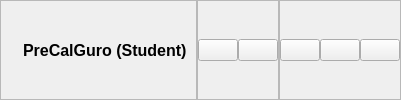
        <widget class="QWidget" name="headerContainer" native="true">
         <layout class="QHBoxLayout" name="horizontalLayout_15">
          <property name="spacing">
           <number>0</number>
          </property>
          <property name="leftMargin">
           <number>0</number>
          </property>
          <property name="topMargin">
           <number>0</number>
          </property>
          <property name="rightMargin">
           <number>0</number>
          </property>
          <property name="bottomMargin">
           <number>0</number>
          </property>
          <item>
           <widget class="QFrame" name="frame_159">
            <property name="frameShape">
             <enum>QFrame::StyledPanel</enum>
            </property>
            <property name="frameShadow">
             <enum>QFrame::Raised</enum>
            </property>
            <layout class="QHBoxLayout" name="horizontalLayout_17">
             <property name="spacing">
              <number>6</number>
             </property>
             <property name="leftMargin">
              <number>9</number>
             </property>
             <property name="topMargin">
              <number>9</number>
             </property>
             <property name="rightMargin">
              <number>9</number>
             </property>
             <property name="bottomMargin">
              <number>9</number>
             </property>
             <item>
              <widget class="QLabel" name="label_74">
               <property name="maximumSize">
                <size>
                 <width>30</width>
                 <height>30</height>
                </size>
               </property>
               <property name="text">
                <string/>
               </property>
               <property name="pixmap">
                <pixmap resource="res.qrc">:/images/logo.png</pixmap>
               </property>
               <property name="scaledContents">
                <bool>true</bool>
               </property>
              </widget>
             </item>
             <item>
              <widget class="QLabel" name="label_75">
               <property name="font">
                <font>
                 <family>MS Sans Serif</family>
                 <pointsize>12</pointsize>
                 <weight>75</weight>
                 <bold>true</bold>
                </font>
               </property>
               <property name="text">
                <string>PreCalGuro (Student)</string>
               </property>
              </widget>
             </item>
            </layout>
           </widget>
          </item>
          <item alignment="Qt::AlignHCenter">
           <widget class="QFrame" name="frame_160">
            <property name="frameShape">
             <enum>QFrame::StyledPanel</enum>
            </property>
            <property name="frameShadow">
             <enum>QFrame::Raised</enum>
            </property>
            <layout class="QHBoxLayout" name="horizontalLayout_20">
             <property name="spacing">
              <number>0</number>
             </property>
             <property name="leftMargin">
              <number>0</number>
             </property>
             <property name="topMargin">
              <number>0</number>
             </property>
             <property name="rightMargin">
              <number>0</number>
             </property>
             <property name="bottomMargin">
              <number>0</number>
             </property>
             <item>
              <widget class="QPushButton" name="notification_pushButton">
               <property name="styleSheet">
                <string notr="true">#notification_pushButton:hover{
	background-color: rgb(145, 173, 179);
	border-radius: 5px
}
#notification_pushButton:pressed{
	background-color: rgb(78, 93, 100);
}</string>
               </property>
               <property name="text">
                <string/>
               </property>
               <property name="icon">
                <iconset resource="res.qrc">
                 <normaloff>:/icons/icons/smile.svg</normaloff>:/icons/icons/smile.svg</iconset>
               </property>
               <property name="iconSize">
                <size>
                 <width>30</width>
                 <height>30</height>
                </size>
               </property>
              </widget>
             </item>
             <item>
              <widget class="QPushButton" name="profileMenu_pushButton">
               <property name="toolTip">
                <string>Profile</string>
               </property>
               <property name="styleSheet">
                <string notr="true">#profileMenu_pushButton:hover{
	background-color: rgb(145, 173, 179);
	border-radius: 5px
}
#profileMenu_pushButton:pressed{
	background-color: rgb(78, 93, 100);
}</string>
               </property>
               <property name="text">
                <string/>
               </property>
               <property name="icon">
                <iconset resource="res.qrc">
                 <normaloff>:/icons/icons/user.svg</normaloff>:/icons/icons/user.svg</iconset>
               </property>
               <property name="iconSize">
                <size>
                 <width>30</width>
                 <height>30</height>
                </size>
               </property>
              </widget>
             </item>
            </layout>
           </widget>
          </item>
          <item alignment="Qt::AlignRight">
           <widget class="QFrame" name="frame_161">
            <property name="frameShape">
             <enum>QFrame::StyledPanel</enum>
            </property>
            <property name="frameShadow">
             <enum>QFrame::Raised</enum>
            </property>
            <layout class="QHBoxLayout" name="horizontalLayout_21">
             <property name="spacing">
              <number>0</number>
             </property>
             <property name="leftMargin">
              <number>0</number>
             </property>
             <property name="topMargin">
              <number>0</number>
             </property>
             <property name="rightMargin">
              <number>0</number>
             </property>
             <property name="bottomMargin">
              <number>0</number>
             </property>
             <item>
              <widget class="QPushButton" name="minimizeBtn">
               <property name="toolTip">
                <string>Restore Window</string>
               </property>
               <property name="text">
                <string/>
               </property>
               <property name="icon">
                <iconset resource="res.qrc">
                 <normaloff>:/icons/icons/minus.svg</normaloff>:/icons/icons/minus.svg</iconset>
               </property>
              </widget>
             </item>
             <item>
              <widget class="QPushButton" name="restoreBtn">
               <property name="text">
                <string/>
               </property>
               <property name="icon">
                <iconset resource="res.qrc">
                 <normaloff>:/icons/icons/square.svg</normaloff>:/icons/icons/square.svg</iconset>
               </property>
              </widget>
             </item>
             <item>
              <widget class="QPushButton" name="closeBtn">
               <property name="toolTip">
                <string>Close Window</string>
               </property>
               <property name="styleSheet">
                <string notr="true"/>
               </property>
               <property name="text">
                <string/>
               </property>
               <property name="icon">
                <iconset resource="res.qrc">
                 <normaloff>:/icons/icons/x.svg</normaloff>:/icons/icons/x.svg</iconset>
               </property>
              </widget>
             </item>
            </layout>
           </widget>
          </item>
         </layout>
        </widget>
